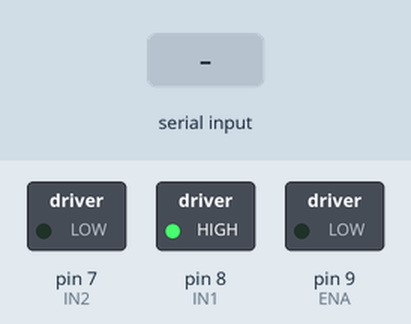
Bench run of a sketch on a simulated Arduino Uno, built with avr-gcc and run on an emulated ATmega328P. Parts: switched loads named in the sketch (green lamp = pin HIGH). Inputs (shaded band) come from the test bench. What the sketch prints to the serial monitor is not drawn.

Above: at 1.2 s.
1.3 s: "90,45\n" received over Serial
At 2.5 s:
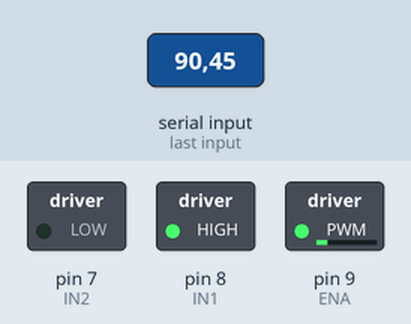
2.8 s: "30,150\n" received over Serial
At 3.7 s:
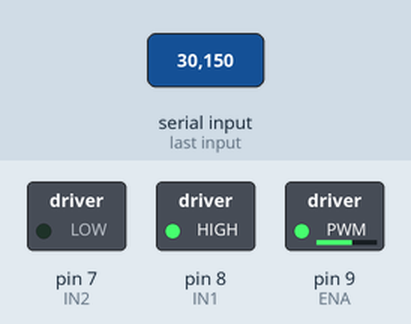
4.3 s: "90\n" received over Serial
At 4.7 s:
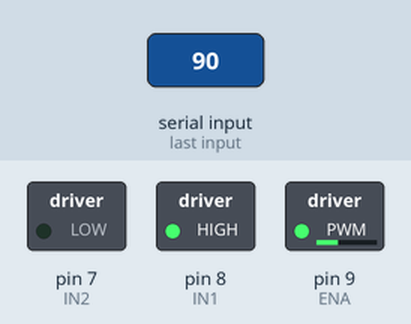
5.8 s: "200\n" received over Serial
At 7.1 s:
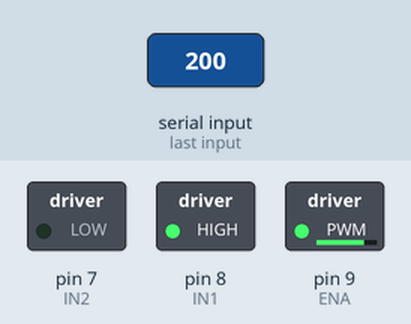
Timing chart, 0 to 8.3 s (numbered marks = the images above; inputs shaded):
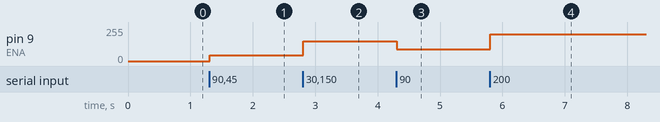

Measured:
- after the input at 1.3 s, pin 9 (ENA): 0/255 → 45/255 at once
- after the input at 2.8 s, pin 9 (ENA): 45/255 → 150/255 at once
- after the input at 4.3 s, pin 9 (ENA): 150/255 → 90/255 at once
- after the input at 5.8 s, pin 9 (ENA): 90/255 → 200/255 at once

The sketch:

motor_control.ino
```cpp
/*
 * L298N 모터드라이버로 수중펌프 속도 제어
 *
 * 배선:
 *   D9  -> ENA (PWM 속도 제어)
 *   D8  -> IN1 (방향)
 *   D7  -> IN2 (방향)
 *   L298N GND -> 아두이노 GND -> 외부전원(12V 어댑터) GND (공통)
 *   외부전원 12V -> L298N 전원 입력
 *   L298N OUT1/OUT2 -> 수중펌프
 *
 *   참고: 펌프 정격 6~12V(권장 6~9V), L298N 전압강하(약 2V) 감안 시
 *         펌프에는 약 10V 전달됨 (정격 범위 안, 안전)
 *
 * 사용법: 시리얼 모니터에 0~255 사이 숫자 입력 후 엔터
 */

const uint8_t ENA = 9;
const uint8_t IN1 = 8;
const uint8_t IN2 = 7;

void setup() {
  pinMode(ENA, OUTPUT);
  pinMode(IN1, OUTPUT);
  pinMode(IN2, OUTPUT);
  digitalWrite(IN1, HIGH);
  digitalWrite(IN2, LOW);
  analogWrite(ENA, 0);
  Serial.begin(9600);
  Serial.println("속도 입력하세요 (0~255):");
}

void loop() {
  if (Serial.available()) {
    int speed = Serial.parseInt();
    if (Serial.read() == '\n') {
      speed = constrain(speed, 0, 255);
      analogWrite(ENA, speed);
      Serial.print("속도 설정: ");
      Serial.println(speed);
    }
  }
}
```
